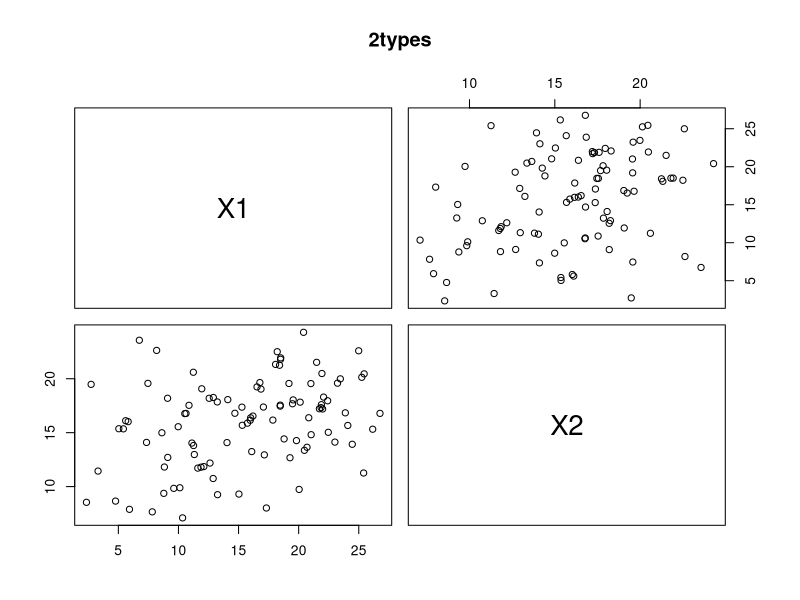

Source code (R):
library(e1071)

# train

X1 = c(rnorm(50, mean = 10, sd = 4), rnorm(50, mean = 20, sd = 3))
X2 = c(rnorm(50, mean = 14, sd = 4), rnorm(50, mean = 18, sd = 3))
TYPE = c(rep.int("1", 50), rep.int("2", 50))

f = data.frame(X1, X2, TYPE)

pairs(f[1:2], main = "2types", pch = 21, bg=c("red", "blue")[unclass(f$TYPE)])

classifier <- naiveBayes(f[,-3], f$TYPE)


# test
set.seed(64761)

X1 = c(rnorm(50, mean = 10, sd = 4), rnorm(50, mean = 20, sd = 3))
X2 = c(rnorm(50, mean = 14, sd = 4), rnorm(50, mean = 18, sd = 3))
TYPE = c(rep.int("1", 50), rep.int("2", 50))



f_test = data.frame(X1, X2, TYPE)

print(f_test)

predictedd = predict(classifier, f_test[,-3]) 

print(classifier)

table(predictedd) 
table(f_test$TYPE)

table(predictedd, f_test$TYPE)